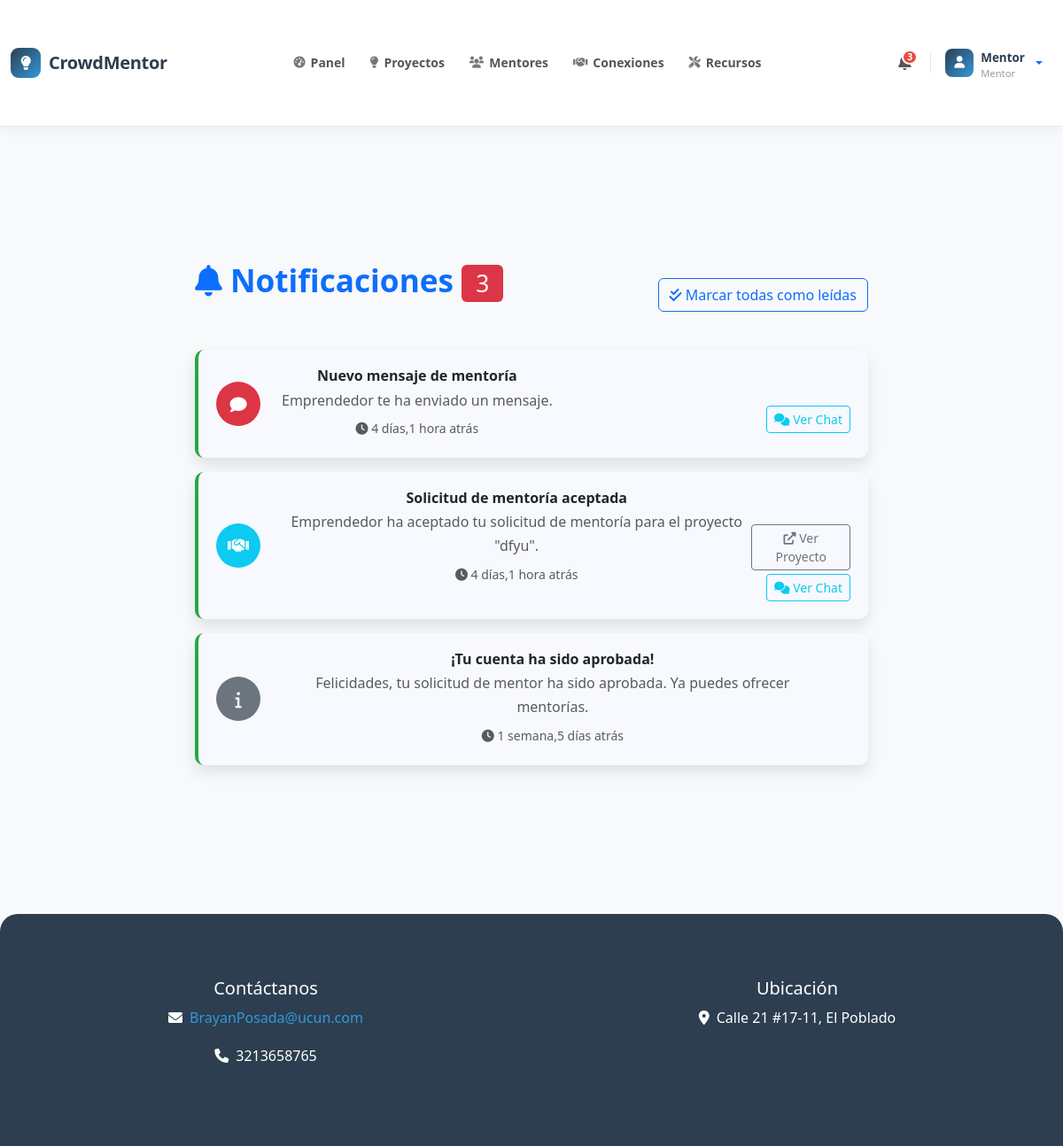
Page /notifications/ (signed in) on the committed database.
### core/models.py (models this page shows, shortened)
class Notification(models.Model):
    NOTIFICATION_TYPES = (
        ('investment', 'Nueva Inversión'),
        ('mentorship', 'Solicitud de Mentoría'),
        ('evaluation', 'Nueva Evaluación'),
        ('message', 'Nuevo Mensaje'),
        ('project_update', 'Actualización de Proyecto'),
        ('system', 'Notificación del Sistema'),
    )
    user = models.ForeignKey(User, on_delete=models.CASCADE, related_name='notifications')
    title = models.CharField(max_length=200)
    message = models.TextField()
    notification_type = models.CharField(max_length=20, choices=NOTIFICATION_TYPES)
    is_read = models.BooleanField(default=False)
    created_at = models.DateTimeField(auto_now_add=True)
    related_project = models.ForeignKey(Project, on_delete=models.CASCADE, blank=True, null=True)
    related_investment = models.ForeignKey(Investment, on_delete=models.CASCADE, blank=True, null=True)
    related_mentorship = models.ForeignKey(Mentorship, on_delete=models.CASCADE, blank=True, null=True)
    class Meta:
        ordering = ['-created_at']

### core/views.py (the view)
# urls.py: path('notifications/', views.notifications, name='notifications'),
@login_required
def notifications(request):
    all_notifications = request.user.notifications.all()
    unread_count = all_notifications.filter(is_read=False).count()
    notifications = all_notifications[:20]  # Últimas 20 notificaciones
    if request.method == 'POST':
        notification_ids = request.POST.getlist('mark_read')
        Notification.objects.filter(id__in=notification_ids, user=request.user).update(is_read=True)
        return redirect('notifications')
    context = {
        'notifications': notifications,
        'unread_count': unread_count
    }
    return render(request, 'notifications.html', context)

### core/templatetags/custom_filters.py (called while the page is built)
@register.filter
def has_profile(user):
    return hasattr(user, 'profile') and user.profile is not None

@register.filter
def get_user_type(user):
    if hasattr(user, 'profile') and user.profile:
        return user.profile.user_type
    return None

### core/templates/notifications.html (shortened to what this page needs)
{% extends 'base.html' %}
{% load static %}
{% block extra_css %}
<link rel="stylesheet" href="{% static 'css/notifications.css' %}">
{% endblock %}
{% block content %}
<div class="container py-5">
    <div class="row">
        <div class="col-md-8 mx-auto">
            <div class="d-flex justify-content-between align-items-center mb-4">
                <h2 class="text-primary">
                    <i class="fas fa-bell"></i> Notificaciones
                    {% if unread_count > 0 %}
                        <span class="badge bg-danger">{{ unread_count }}</span>
                    {% endif %}
                </h2>
                {% if unread_count > 0 %}
                    <form method="post" class="d-inline">
                        <button type="submit" class="btn btn-outline-primary">
                            <i class="fas fa-check-double"></i> Marcar todas como leídas
                        </button>
                    </form>
                {% endif %}
            </div>
            {% for notification in notifications %}
                <div class="card notification-card notification-{{ notification.notification_type }} {% if not notification.is_read %}unread{% else %}read{% endif %} mb-3">
                    <div class="card-body">
                        <div class="row align-items-center">
                            <div class="col-auto">
                                <div class="notification-icon
                                    {% if notification.notification_type == 'investment' %}bg-success text-white
                                    {% elif notification.notification_type == 'mentorship' %}bg-info text-white
                                    {% elif notification.notification_type == 'evaluation' %}bg-warning text-dark
                                    {% elif notification.notification_type == 'message' %}bg-danger text-white
                                    {% elif notification.notification_type == 'project_update' %}bg-purple text-white
                                    {% else %}bg-secondary text-white{% endif %}">
                                    {% if notification.notification_type == 'investment' %}
                                        <i class="fas fa-coins"></i>
                                    {% elif notification.notification_type == 'mentorship' %}
                                        <i class="fas fa-handshake"></i>
                                    {% elif notification.notification_type == 'evaluation' %}
                                        <i class="fas fa-star"></i>
                                    {% elif notification.notification_type == 'message' %}
                                        <i class="fas fa-comment"></i>
                                    {% elif notification.notification_type == 'project_update' %}
                                        <i class="fas fa-edit"></i>
                                    {% else %}
                                        <i class="fas fa-info"></i>
                                    {% endif %}
                                </div>
                            </div>
                            <div class="col">
                                <div class="d-flex justify-content-between align-items-start">
                                    <div>
                                        <h6 class="mb-1 {% if not notification.is_read %}fw-bold{% endif %}">
                                            {{ notification.title }}
                                        </h6>
                                        <p class="mb-1 text-muted">{{ notification.message }}</p>
                                        <small class="text-muted">
                                            <i class="fas fa-clock"></i> {{ notification.created_at|timesince }} atrás
                                        </small>
                                    </div>
                                    <div class="d-flex flex-column align-items-end">
                                        {% if notification.related_project %}
                                            <a href="{% url 'project_detail' notification.related_project.id %}"
                                               class="btn btn-sm btn-outline-secondary">
                                                <i class="fas fa-external-link-alt"></i> Ver Proyecto
                                            </a>
                                        {% endif %}
                                        {% if notification.related_mentorship %}
                                            <a href="{% url 'mentorship_chat' notification.related_mentorship.id %}"
                                               class="btn btn-sm btn-outline-info mt-1">
                                                <i class="fas fa-comments"></i> Ver Chat
                                            </a>
                                        {% endif %}
                                    </div>
                                </div>
                            </div>
                        </div>
                    </div>
                </div>
            {% endfor %}
        </div>
    </div>
</div>
{% endblock %}

### core/templates/base.html (shortened to what this page needs)
{% load static %}
{% load custom_filters %}
<!DOCTYPE html>
<html lang="es">
<head>
    <link href="https://cdn.jsdelivr.net/npm/bootstrap@5.3.0/dist/css/bootstrap.min.css" rel="stylesheet">
    <link rel="stylesheet" href="https://cdnjs.cloudflare.com/ajax/libs/animate.css/4.1.1/animate.min.css">
    <link rel="stylesheet" href="https://cdnjs.cloudflare.com/ajax/libs/font-awesome/6.0.0/css/all.min.css">
    <link rel="stylesheet" href="{% static 'css/styles.css' %}">
    <link rel="stylesheet" href="{% static 'css/home.css' %}">
    <link rel="stylesheet" href="{% static 'css/project_list.css' %}">
    <link rel="stylesheet" href="{% static 'css/project_detail.css' %}">
    <link rel="stylesheet" href="{% static 'css/project_create.css' %}">
    <link rel="stylesheet" href="{% static 'css/resources.css' %}">
    <link rel="stylesheet" href="{% static 'css/base.css' %}">
    {% block extra_css %}{% endblock %}
</head>
<body>
    <nav class="cm-navbar">
        <div class="container position-relative">
            <a class="cm-brand" href="{% url 'home' %}">
                <div class="cm-brand-icon"><i class="fas fa-lightbulb"></i></div>
                CrowdMentor
            </a>
            <div class="cm-nav-collapse" id="cmNavCollapse">
                {% if user.is_authenticated %}
                <ul class="cm-nav-links">
                    {% if user.is_staff %}
                        <li class="cm-nav-item">
                            <a href="{% url 'admin_dashboard' %}">
                                <i class="fas fa-tachometer-alt"></i>Panel
                            </a>
                        </li>
                    {% else %}
                        <li class="cm-nav-item">
                            <a href="{% url 'dashboard' %}">
                                <i class="fas fa-tachometer-alt"></i>Panel
                            </a>
                        </li>
                    {% endif %}
                    <li class="cm-nav-item">
                        <a href="{% url 'project_list' %}">
                            <i class="fas fa-lightbulb"></i>Proyectos
                        </a>
                    </li>
                    <li class="cm-nav-item">
                        <a href="{% url 'mentor_list' %}">
                            <i class="fas fa-users"></i>Mentores
                        </a>
                    </li>
                    {% if user|has_profile %}
                        {% with user_type=user|get_user_type %}
                            {% if user_type == 'mentor' or user_type == 'investor' or user_type == 'entrepreneur' %}
                                <li class="cm-nav-item">
                                    <a href="{% url 'mentor_investor_connections' %}" class="position-relative">
                                        <i class="fas fa-handshake"></i>Conexiones
                                    </a>
                                </li>
                            {% endif %}
                        {% endwith %}
                    {% endif %}
                    <li class="cm-nav-item">
                        <a href="{% url 'resources' %}">
                            <i class="fas fa-tools"></i>Recursos
                        </a>
                    </li>
                </ul>
                <div class="cm-actions">
                    <a href="{% url 'notifications' %}" class="cm-icon-btn" title="Notificaciones">
                        <span class="cm-badge hidden" id="notification-badge">0</span>
                    </a>
                    <div class="dropdown">
                        <a class="cm-avatar-btn dropdown-toggle" href="#" id="userDropdown" data-bs-toggle="dropdown" aria-expanded="false" style="text-decoration:none;">
                            <div class="cm-avatar">
                                {% if user|has_profile and user.profile.profile_picture %}
                                    <img src="{{ user.profile.profile_picture.url }}" alt="avatar">
                                {% else %}
                                    <i class="fas fa-user" style="font-size:0.85rem;"></i>
                                {% endif %}
                            </div>
                            <div>
                                <div class="cm-avatar-name">
                                    {% if user.first_name %}{{ user.first_name }}{% else %}{{ user.username }}{% endif %}
                                </div>
                                {% if user|has_profile %}
                                    {% with ut=user|get_user_type %}
                                        <div class="cm-avatar-role">
                                            {% if ut == 'entrepreneur' %}Emprendedor
                                            {% elif ut == 'mentor' %}Mentor
                                            {% elif ut == 'investor' %}Inversionista
                                            {% elif ut == 'evaluator' %}Evaluador
                                            {% endif %}
                                        </div>
                                    {% endwith %}
                                {% endif %}
                            </div>
                        </a>
                    </div>
                </div>
                {% endif %}
            </div>
        </div>
    </nav>
    <div class="container py-4">
        {% block content %}
        {% endblock %}
    </div>
    <footer class="text-center">
        <div class="container">
            <div class="row">
                <div class="col-md-6">
                    <h5>Contáctanos</h5>
                    <p><i class="fas fa-envelope me-2"></i><a href="mailto:BrayanPosada@ucun.com">BrayanPosada@ucun.com</a></p>
                    <p><i class="fas fa-phone me-2"></i>3213658765</p>
                </div>
                <div class="col-md-6">
                    <h5>Ubicación</h5>
                    <p><i class="fas fa-map-marker-alt me-2"></i>Calle 21 #17-11, El Poblado</p>
                </div>
            </div>
        </div>
    </footer>
</body>
</html>

### core/static/css/styles.css (style rules this page uses)
body { font-family: 'Montserrat', Arial, sans-serif; background-color: #f9fafb; color: #2d3748; line-height: 1.7; margin: 0; padding: 0; }
.container { max-width: 1200px; margin-top: 40px; margin-bottom: 40px; }
h1, h2, h3 { font-weight: 700; color: #ffffff; }
h2 { font-size: 2.2rem; margin-bottom: 30px; text-align: center; }
.card { border: none; border-radius: 15px; box-shadow: 0 8px 16px rgba(0, 0, 0, 0.1); transition: transform 0.3s ease, box-shadow 0.3s ease; background-color: #ffffff; }
.card-body { padding: 20px; text-align: center; }
footer { background-color: #1c7ed6; color: #fff; padding: 40px 0; text-align: center; font-size: 1rem; border-radius: 20px 20px 0 0; }
footer a { color: #ffd43b; text-decoration: none; }

### core/static/css/home.css (style rules this page uses)
.card { transition: all var(--transition-speed) ease; border-radius: var(--border-radius); overflow: hidden; }
.badge { padding: 0.5rem 1rem; font-weight: 500; }

### core/static/css/base.css (style rules this page uses)
:root { --primary-color: #2c3e50; --secondary-color: #3498db; --accent-color: #e74c3c; --background-color: #f8f9fa; --text-color: #2c3e50; --border-radius: 10px; --transition-speed: 0.3s; --box-shadow: 0 4px 15px rgba(0,0,0,0.1); }
body { font-family: 'Segoe UI', Tahoma, Geneva, Verdana, sans-serif; background-color: var(--background-color); color: var(--text-color); min-height: 100vh; display: flex; flex-direction: column; margin: 0; padding: 0; }
footer { background-color: var(--primary-color); color: white; padding: 2rem 0; margin-top: auto; }
footer a { color: var(--secondary-color); text-decoration: none; transition: color var(--transition-speed) ease; }

### core/static/css/notifications.css (style rules this page uses)
.notification-card { border-left: 4px solid #007bff; transition: all 0.3s ease; }
.notification-card.unread { background-color: #f8f9ff; border-left-color: #28a745; }
.notification-icon { width: 50px; height: 50px; border-radius: 50%; display: flex; align-items: center; justify-content: center; font-size: 1.2rem; }
.notification-mentorship { border-left-color: #17a2b8; }
.notification-message { border-left-color: #dc3545; }
.notification-system { border-left-color: #6c757d; }

### rows in the picture
Notification: notification_type "message" (drawn), title "Nuevo mensaje de mentoría", message "Emprendedor te ha enviado un mensaje.", created_at "4 días,1 hora", shows "Ver Chat"
Notification: notification_type "mentorship" (drawn), title "Solicitud de mentoría aceptada", message "Emprendedor ha aceptado tu solicitud de mentoría para el proyecto \"dfyu\".", created_at "4 días,1 hora", shows "Ver Proyecto", shows "Ver Chat"
Notification: notification_type "system" (drawn), title "¡Tu cuenta ha sido aprobada!", message "Felicidades, tu solicitud de mentor ha sido aprobada. Ya puedes ofrecer mentorías.", created_at "1 semana,5 días"

### other values in the picture
{{ user.username }} "Mentor"
{{ unread_count }} "3"
